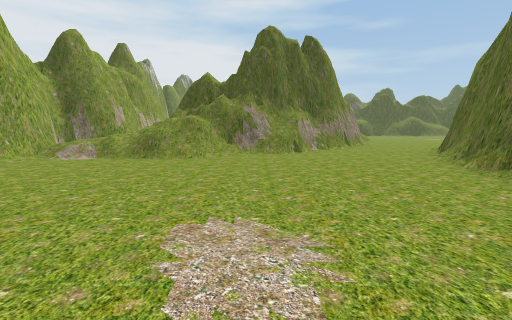
view 1 (above)

24 first-person views from a walk through a scene from a Unity 3-D project. The camera is 1.3 m above the floor, tilts 6° down and sees 80° across. The floor is counted in squares, 2 m on a side. Each view is taken from the middle of a square. On the plan, view 1 faces up. The plan holds only what a view shows up to about 10 squares ahead; the rest is blank. The place goes on beyond the plan. The player character is not drawn.

view 2
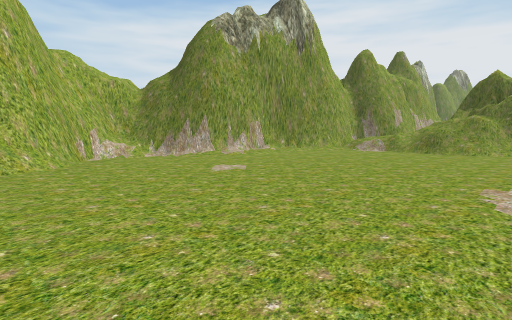

view 3
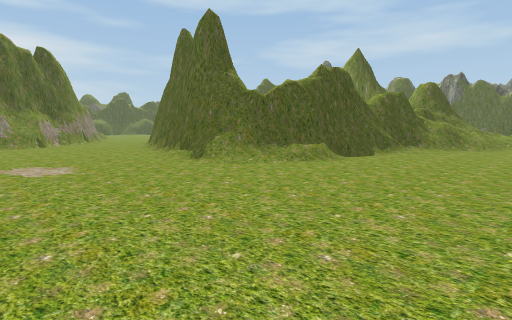

view 4
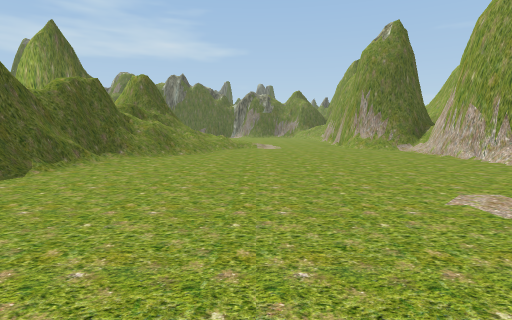

view 5
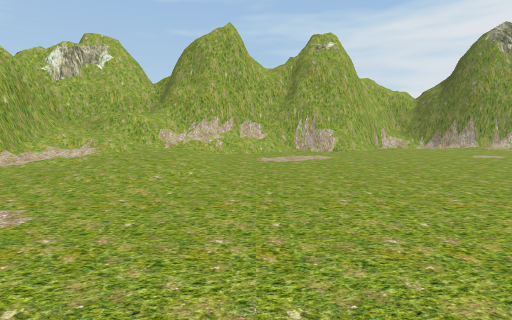

view 6
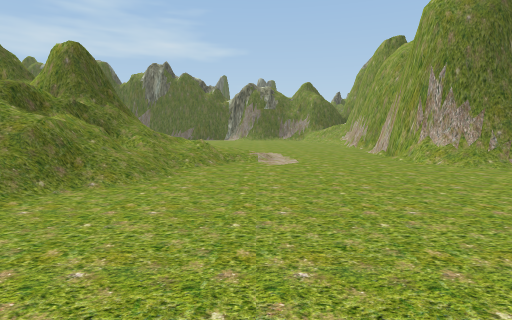

view 7
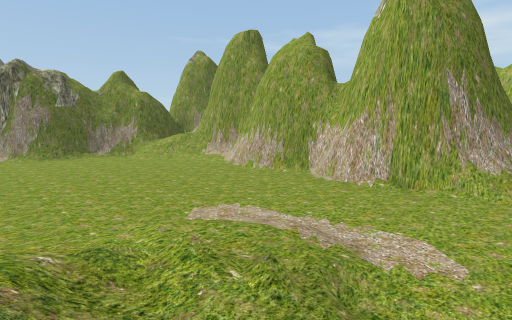

view 8
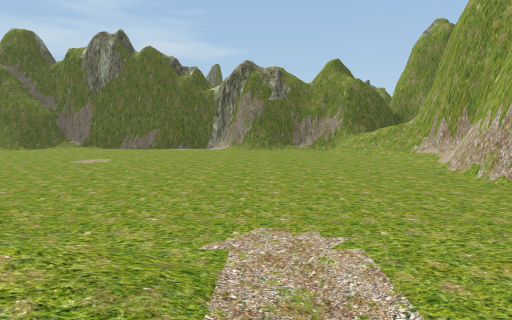

view 9
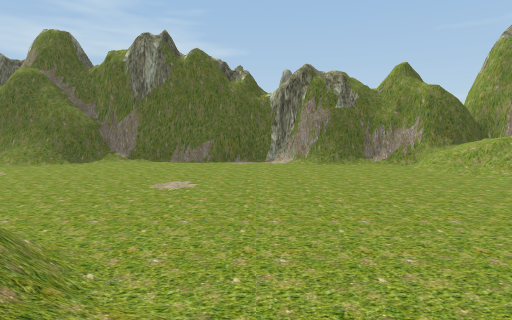

view 10
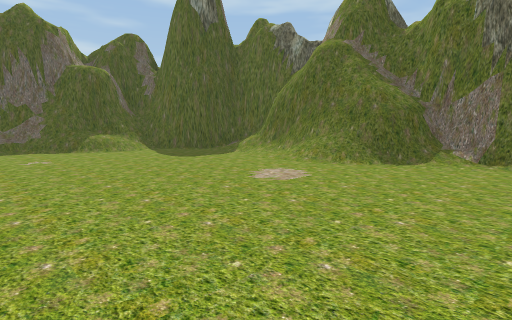

view 11
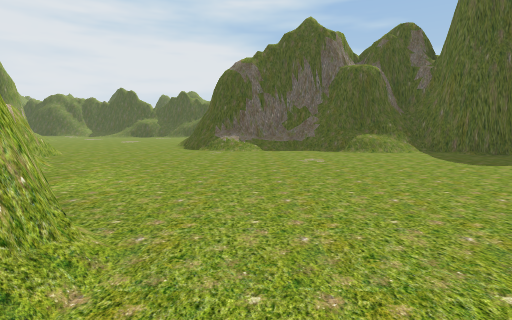

view 12
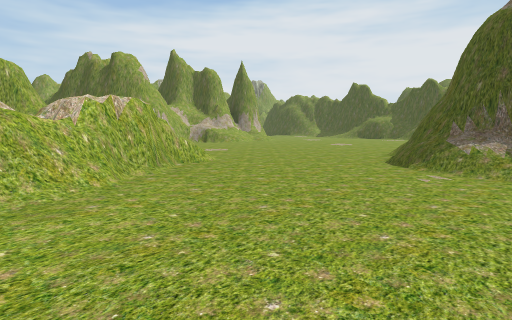

view 13
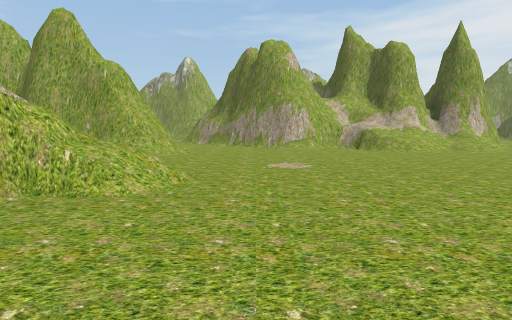

view 14
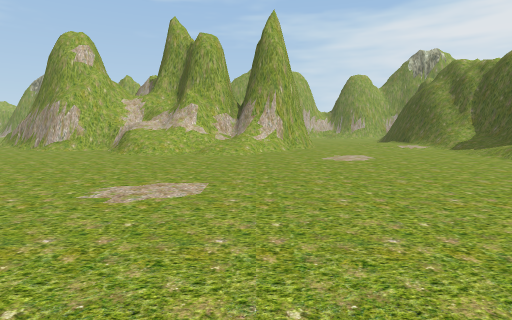

view 15
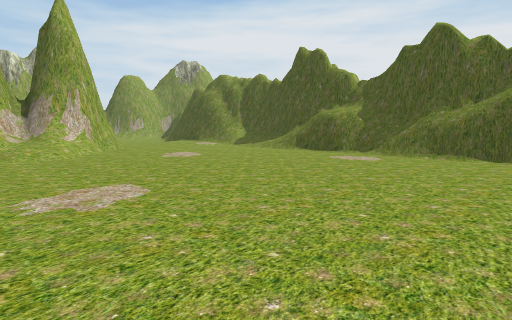

view 16
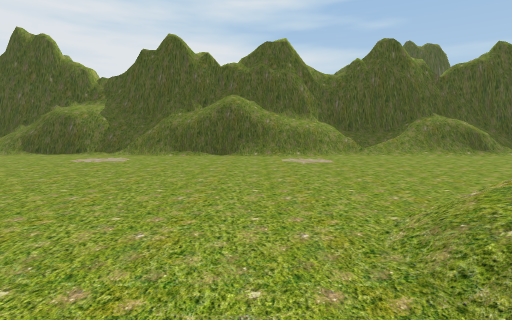

view 17
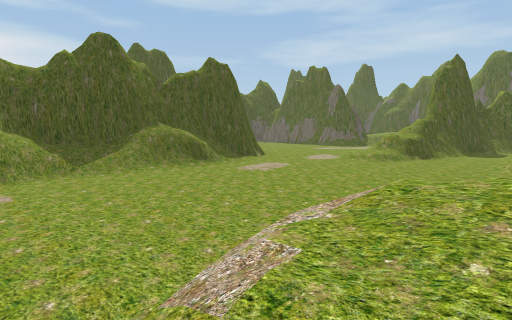

view 18
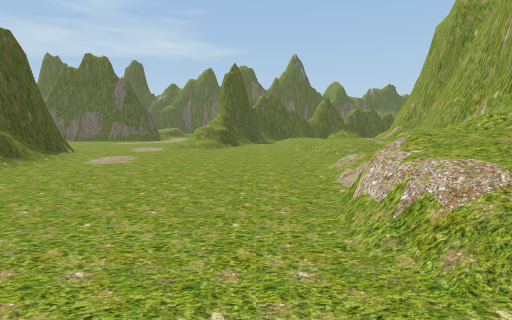

view 19
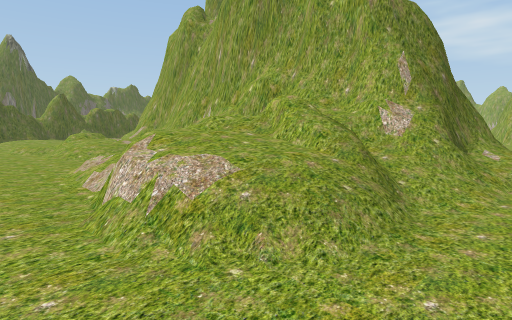

view 20
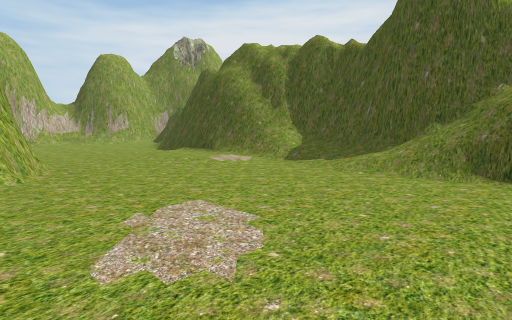

view 21
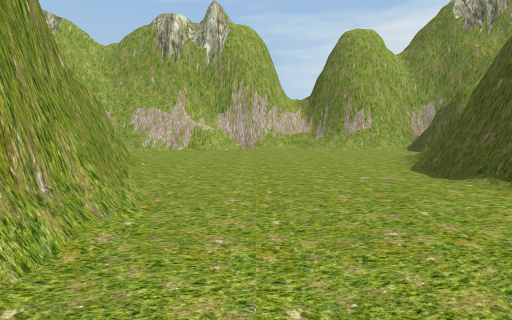

view 22
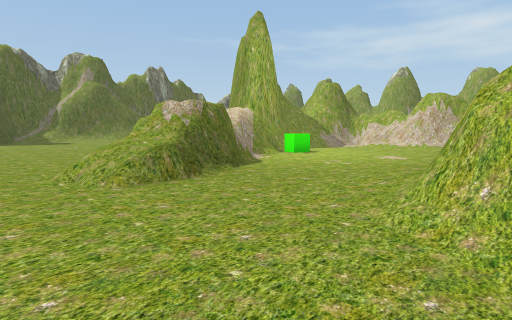

view 23
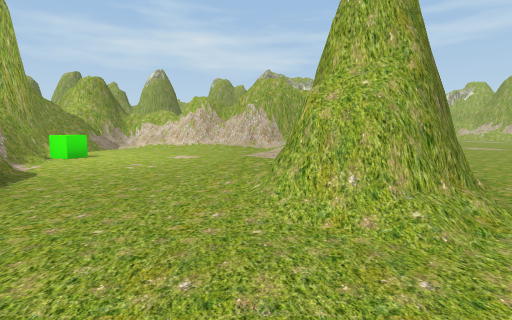

view 24
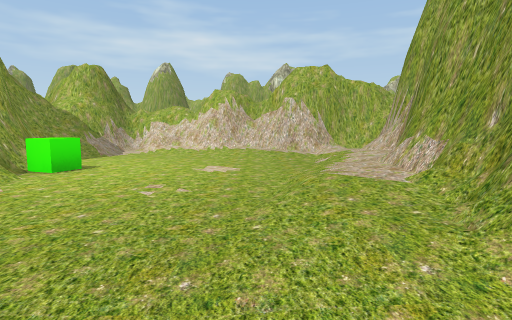

### Floor plan
Key: @ floor where view 1 was taken; # wall or solid block; . main floor; : floor 0.25 m higher than the main floor; / step, stairs or slope; = window, fence, low wall or low ledge; C green cube.
Columns run from 8 left of view 1 to 24 right of it. Each row starts with its distance up from view 1.
 26    ##           ##
 25   ##./##   ##################
 24   ##../#####////##==##//////##..
 23   #......:::.........//.////....
 22   #.......:/.................../
 21   #...........................//#
 20   ##......//.................../#
 19   ##...#####/....................
 18    #//     #//........//=//...//.
 17    #       #//......../////////:
 16            ##/........///   ///
 15            =//......./=########
 14            =#/......./###
 13            ##.........###
 12            ##.........########
 11            ##..........=/.=####
 10          ###................./#
  9    ########..///..=#........../
  8    #//=##=...##/..##..........//
  7    #////.....##//..##........./#
  6   ##........###/...###........##
  5   #.........###/....# ........##
  4   #.........##//...C## .......##
  3  ##........###/......###....../#
  2 ##/........###////.. #  /......#
  1 #/........./######//### /......#
  0 ##......@..//######=## =.......#
 -1  ##...........///##=##//.......#
 -2   #..............//////........#
 -3   #................///.........#
 -4   ##................//........##
 -5   ##////......................#
 -6   ##//:/..  ..................#
 -7   #=////.    .......###./////=#
 -8   ##//./      .....##########=#

Where each view was taken, in squares from view 1:
view 1: 0 up, 0 right, facing up
view 2: 2 down, 0 right, facing up-left
view 3: 4 down, 1 left, facing up-right
view 4: 4 down, 2 right, facing right
view 5: 4 down, 3 right, facing left
view 6: 4 down, 6 right, facing right
view 7: 2 down, 11 right, facing down-right
view 8: 4 down, 12 right, facing right
view 9: 2 down, 13 right, facing right
view 10: 1 up, 16 right, facing up-right
view 11: 2 up, 16 right, facing up
view 12: 6 up, 16 right, facing up-left
view 13: 11 up, 14 right, facing left
view 14: 18 up, 13 right, facing left
view 15: 16 up, 13 right, facing up-left
view 16: 16 up, 13 right, facing up
view 17: 17 up, 14 right, facing up-right
view 18: 19 up, 13 right, facing right
view 19: 19 up, 13 right, facing down-right
view 20: 19 up, 8 right, facing up-left
view 21: 21 up, 4 right, facing left
view 22: 11 up, 6 right, facing down-right
view 23: 11 up, 7 right, facing down
view 24: 9 up, 8 right, facing down
